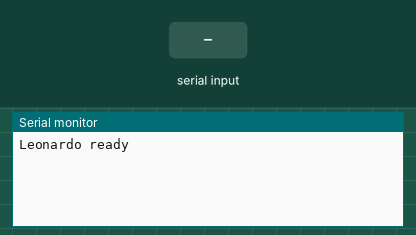
Recording of a sketch running on a simulated Arduino Leonardo, built with avr-gcc and run on an emulated ATmega32U4. Shown: the last lines printed to the serial monitor. The inputs (shaded band) are chosen by the test bench. USB keyboard and mouse output is not drawn.

Above: at 1.2 s.
1.3 s: "1" received over the second serial link
At 2.2 s:
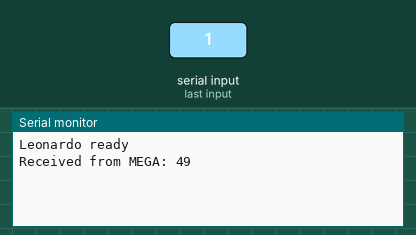
2.8 s: "0" received over the second serial link
At 3.3 s:
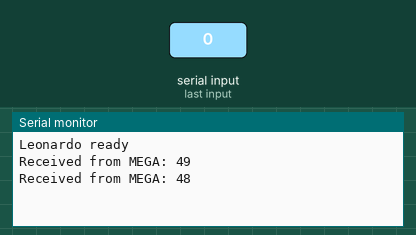
4.3 s: "2" received over the second serial link
At 5.7 s:
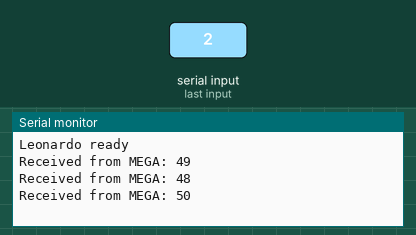

Measured:
- after the input at 1.3 s, the serial monitor: prints a new line at once (image 1)
- after the input at 2.8 s, the serial monitor: prints a new line at once (image 2)
- after the input at 4.3 s, the serial monitor: prints a new line at once (image 3)

The sketch:

leonardo.ino
```cpp
/*
  How to change name of arduino device:
  https://github.com/MHeironimus/ArduinoJoystickLibrary/issues/14#issuecomment-263529830

  using this library
  https://github.com/MHeironimus/ArduinoJoystickLibrary
*/

#include <Joystick.h>


Joystick_ Joystick;

// for incoming serial data
int incomingByte = 0;
void setup() {
  Serial.begin(115200);
  Serial1.begin(115200);
  while (!Serial && millis() < 2000) {};
  Joystick.begin();
  Serial.println("Leonardo ready");
}
void loop() {
  if (Serial1.available() > 0) {
    // read the incoming byte:
    incomingByte = Serial1.read();
    //key presses are sent from the MEGA as numbers less than 6
    if (incomingByte < 6) {
      Joystick.setButton(incomingByte, HIGH);
    }
    //and >=6 for releases
    else {
      Joystick.setButton(incomingByte - 6, LOW);
    }
    Serial.print("Received from MEGA: ");
    Serial.println(incomingByte, DEC);
  }
}
```
